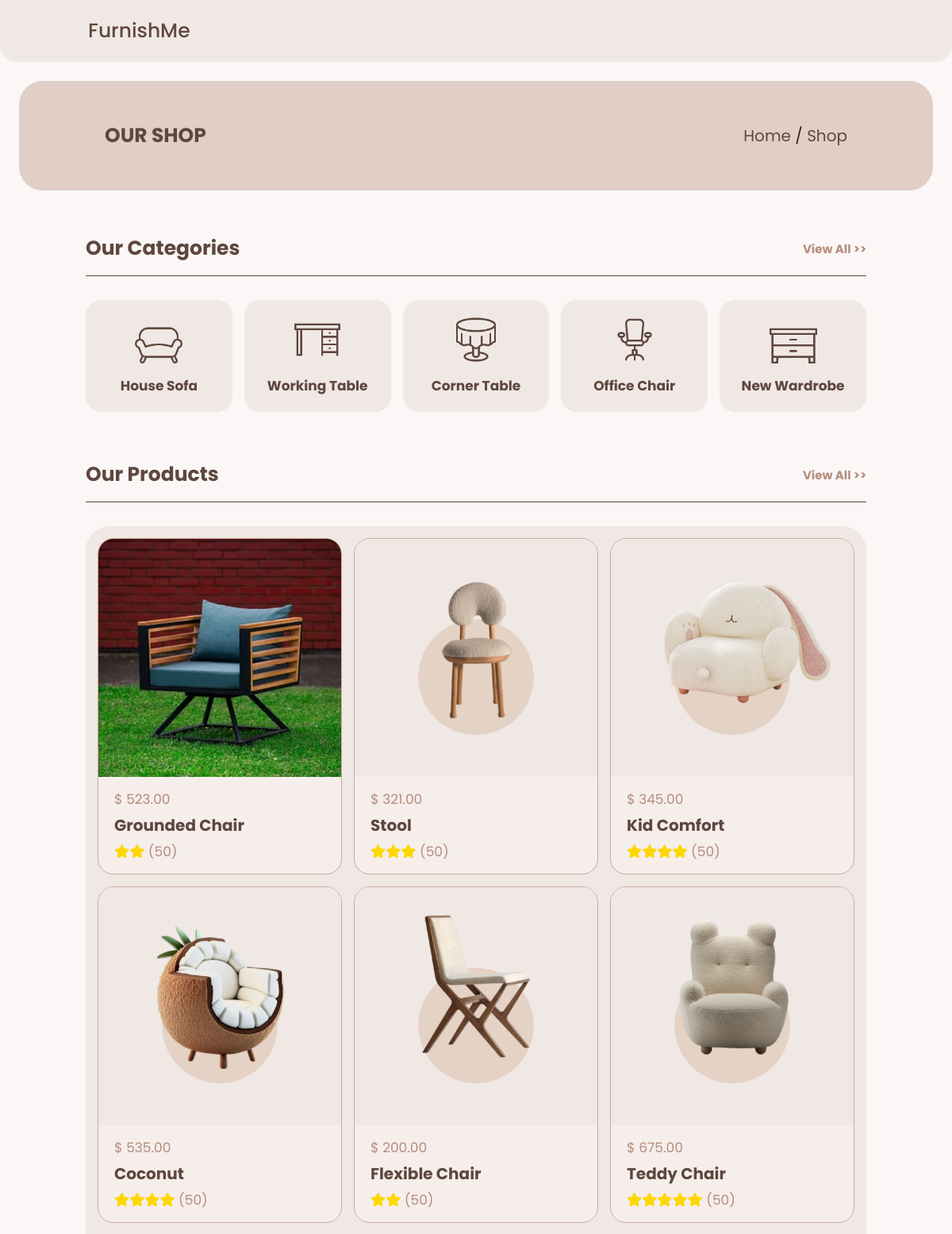
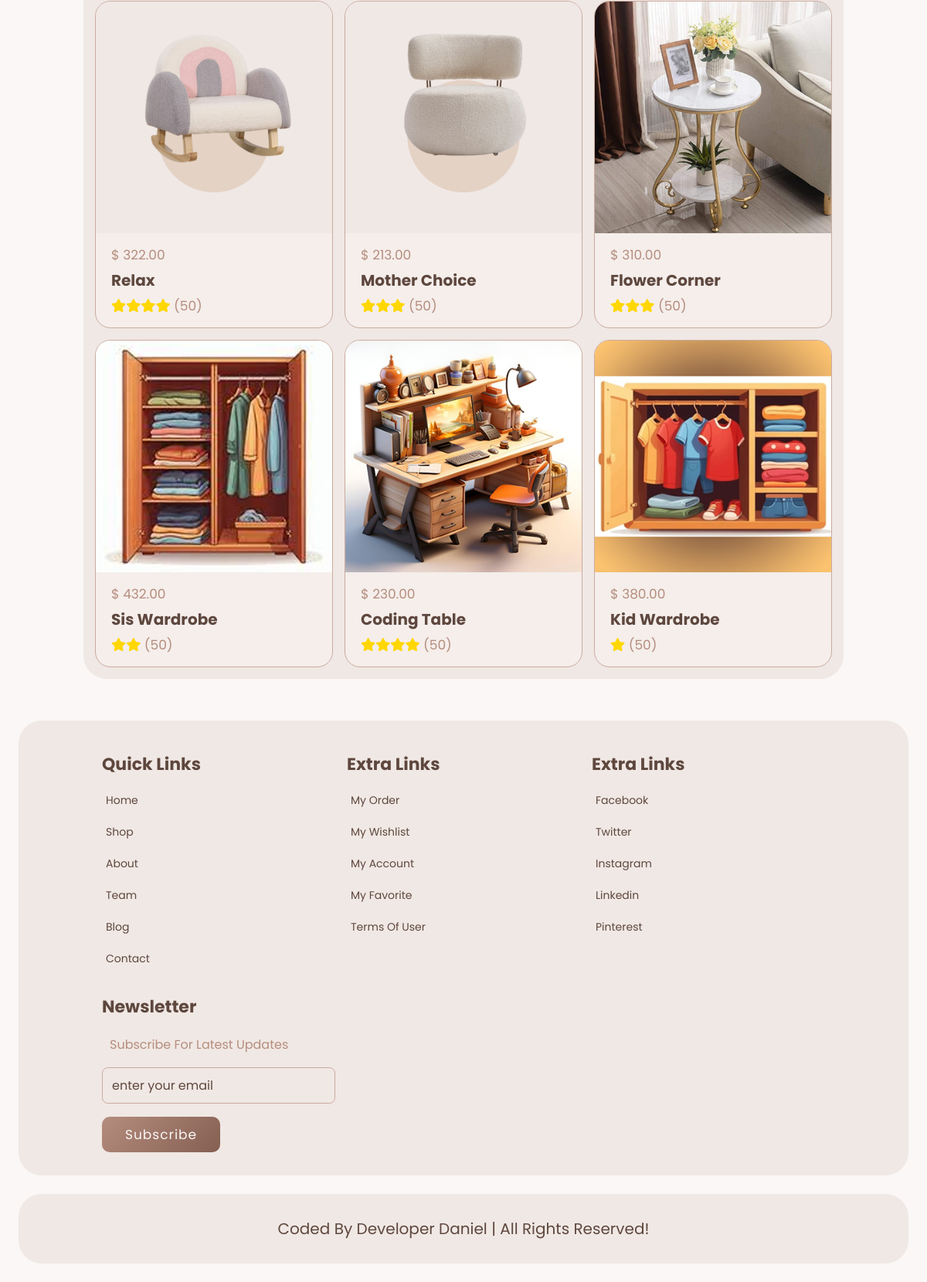
The page /shop.php on the database its author committed (2 pictures, top to bottom).
### tables this page shows
CREATE TABLE IF NOT EXISTS `product` (
  `id` int NOT NULL AUTO_INCREMENT,
  `productname` varchar(20) NOT NULL,
  `price` int NOT NULL,
  `star` int NOT NULL,
  `image` varchar(200) NOT NULL,
  `category` varchar(200) NOT NULL,
  PRIMARY KEY (`id`)
);

### shop.php (the view, shortened to what this page needs)
<!DOCTYPE html>
<html lang="en">
<head>
    <?php include('css.php'); ?>
</head>
<body>
    <?php include('header.php'); ?>
    <section class="heading">
        <h3>our shop</h3>
        <p><a href="index.php">home</a> / <span><a href="shop.php">shop</a></span></p>
    </section>
    <section class="category">
        <h1 class="title"> <span>our categories</span> <a href="#">view all >></a></h1>
        <div class="box-container">
            <a href="cat_housesofa.php" class="box">
                <img src="image/icon-1.png" alt="">
                <h3>house sofa</h3>
            </a>
            <a href="cat_workingtable.php" class="box">
                <img src="image/icon-2.png" alt="">
                <h3>working table</h3>
            </a>
            <a href="cat_cornertable.php" class="box">
                <img src="image/icon-3.png" alt="">
                <h3>corner table</h3>
            </a>
            <a href="cat_officechair.php" class="box">
                <img src="image/icon-4.png" alt="">
                <h3>office chair</h3>
            </a>
            <a href="cat_newwardrobe.php" class="box">
                <img src="image/icon-5.png" alt="">
                <h3>new wardrobe</h3>
            </a>
        </div>
    </section>
    <section class="products">
        <h1 class="title"> <span>our products</span> <a href="#">view all >></a></h1>
        <div class="box-container">
            <?php
            include('connection.php');
            $query = "SELECT * FROM product";
            $rawdata = $connection->query($query);
            while (list($id, $name, $price, $star, $image, $category) = mysqli_fetch_array($rawdata)) {
                echo "<div class='box'>";
                echo "<div class='image'>";
                echo "<img src='image/product/$category/$image' alt='$name'>";
                echo "</div>";
                echo "<div class='content'>";
                echo  "<div class='price'>$ $price.00</div>";
                echo "<h3>$name</h3>";
                echo "<div class='stars'>";
                if ($star > 0 && $star < 6) {
                    for ($a = 1; $a <= $star; $a++) {
                        echo "<i class='fas fa-star'></i>";
                    }
                }
                echo "<span> (50) </span>";
                echo "</div>";
                echo "</div>";
                echo "</div>";
            }
            ?>
        </div>
    </section>
    <?php include('footer.php'); ?>
</body>
</html>

### css/style.css (style rules this page uses)
* { font-family: 'Poppins', sans-serif; margin: 0; padding: 0; box-sizing: border-box; outline: none; border: none; text-decoration: none; text-transform: capitalize; transition: .2s linear; }
body { background-color: #faf7f6; }
html { font-size: 62.5%; overflow-x: hidden; }
section { padding: 3rem 9%; }
.heading { background: #e1cec7; display: flex; align-items: center; justify-content: space-between; padding-top: 5rem; padding-bottom: 5rem; margin: 2%; border-radius: 3rem; }
.heading h3 { font-size: 2.5rem; text-transform: uppercase; color: #5e473e; }
.heading p { font-size: 2rem; color: #31231e; }
.heading p a { color: #5e473e; }
.title { display: flex; align-items: center; justify-content: space-between; margin-bottom: 3rem; border-bottom: 0.1rem solid #5e473e; padding-bottom: 1.5rem; }
.title span { font-size: 2.5rem; color: #5e473e; }
.title a { font-size: 1.5rem; color: #b58d7e; }
.category .box-container { display: grid; grid-template-columns: repeat(auto-fit, minmax(16rem, 1fr)); gap: 1.5rem; }
.category .box-container .box { padding: 2rem; text-align: center; border-radius: 2rem; background: #f0e8e4; }
.category .box-container .box img { height: 6rem; margin-bottom: 1rem; }
.category .box-container .box h3 { font-size: 1.7rem; color: #5e473e; }
.products .box-container { display: grid; grid-template-columns: repeat(auto-fit, minmax(26rem, 1fr)); gap: 1.5rem; padding: 1.5rem; border-radius: 3rem; background-color: #f0e8e4; }
.products .box-container .box { position: relative; background: #f5eeeb; overflow: hidden; border-radius: 2rem; border: .1rem solid #caab9f; }
.products .box-container .box .image { height: 30rem; width: 100%; overflow: hidden; }
.products .box-container .box .image img { width: 100%; height: 100%; object-fit: cover; }
.products .box-container .box .content { padding: 1.5rem 2rem; }
.products .box-container .box .content .price { font-size: 1.7rem; color: #b58d7e; }
.products .box-container .box .content h3 { font-size: 2rem; color: #5e473e; padding: .5rem 0; }
.products .box-container .box .content .stars { font-size: 1.7rem; }
.products .box-container .box .content .stars i { color: gold; }
.products .box-container .box .content .stars span { color: #b58d7e; }

### rows shown on the page
product: category+image (picture), price "523", productname "Grounded Chair", star 2 (drawn)
product: category+image (picture), price "321", productname "Stool", star 3 (drawn)
product: category+image (picture), price "345", productname "Kid Comfort", star 4 (drawn)
product: category+image (picture), price "535", productname "Coconut", star 4 (drawn)
product: category+image (picture), price "200", productname "Flexible Chair", star 2 (drawn)
product: category+image (picture), price "675", productname "Teddy Chair", star 5 (drawn)
product: category+image (picture), price "322", productname "Relax", star 4 (drawn)
product: category+image (picture), price "213", productname "Mother Choice", star 3 (drawn)
product: category+image (picture), price "310", productname "Flower Corner", star 3 (drawn)
product: category+image (picture), price "432", productname "Sis Wardrobe", star 2 (drawn)
product: category+image (picture), price "230", productname "Coding Table", star 4 (drawn)
product: category+image (picture), price "380", productname "Kid Wardrobe", star 1 (drawn)
